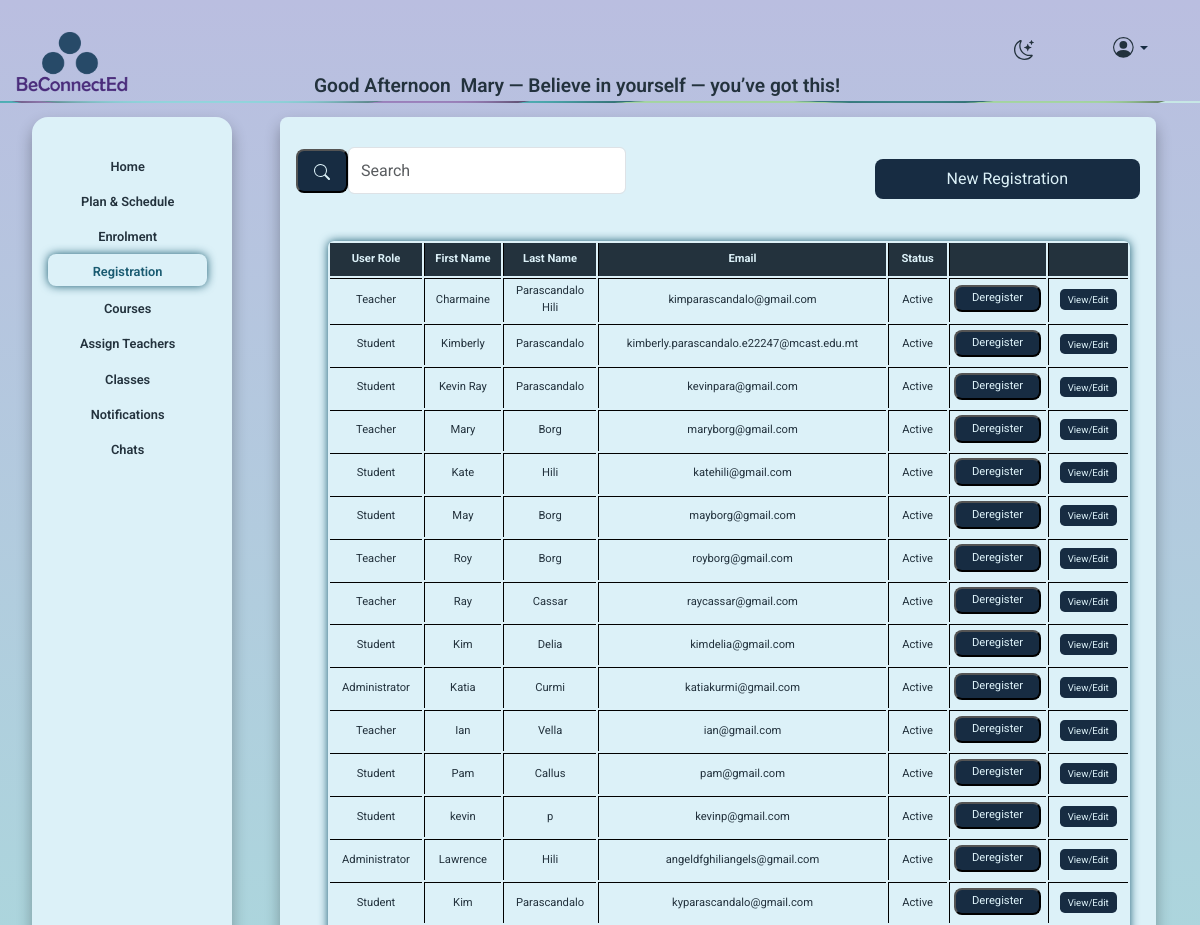
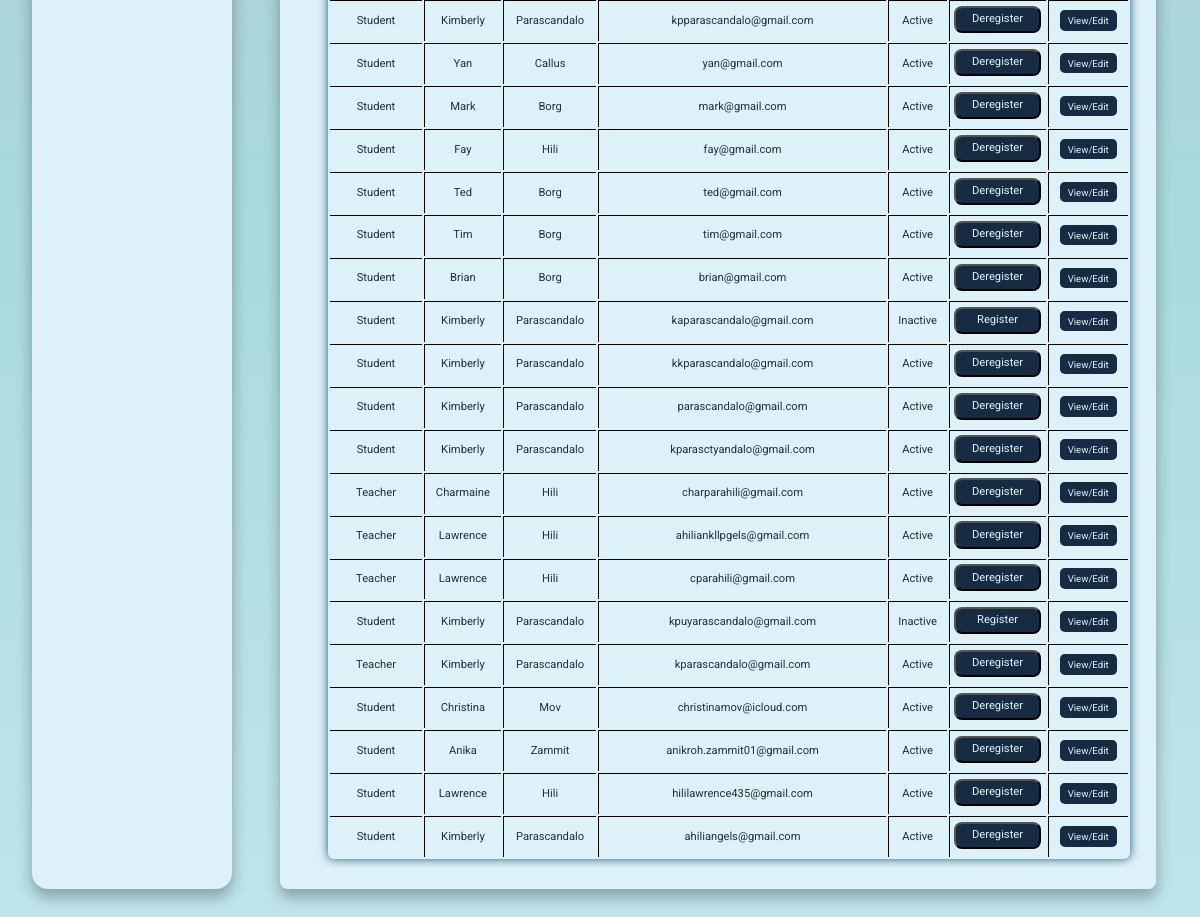
Page /registration_admin.php (signed in) on the committed database (2 pictures, top to bottom).
### tables this page shows
CREATE TABLE `users` (
  `user_id` int(11) NOT NULL,
  `email` varchar(255) DEFAULT NULL,
  `password_hash` varchar(255) DEFAULT NULL,
  `first_name` varchar(255) DEFAULT NULL,
  `last_name` varchar(255) DEFAULT NULL,
  `date_of_birth` date DEFAULT NULL,
  `is_active` tinyint(1) DEFAULT 1,
  `created_at` datetime DEFAULT current_timestamp(),
  `profile_photo` varchar(255) DEFAULT NULL,
  `role_id` int(11) DEFAULT NULL,
  `institute_id` int(11) DEFAULT NULL,
  `is_independent` tinyint(1) NOT NULL,
  `must_change_password` tinyint(1) DEFAULT 1
);

CREATE TABLE `role` (
  `role_id` int(11) NOT NULL,
  `role_name` varchar(255) DEFAULT NULL
);

### includes/functions.php (called while the page is built, shortened)
<?PHP
function getUsers($conn){
   $sql = "SELECT users.*, role.role_name
            FROM users
            JOIN role ON users.role_id = role.role_id";
$stmt = mysqli_stmt_init($conn);
if(!mysqli_stmt_prepare($stmt, $sql)) {
    exit();
}
mysqli_stmt_execute($stmt);
$result = mysqli_stmt_get_result($stmt);
return $result;
}

### registration_admin.php (the view, shortened to what this page needs)
<?php
include "includes/nav.php";
require_once 'includes/users.php'
?>
<div class="container-fluid">
  <div class="row">
      <div class="col-lg-2 col-md-3 p-0">
          <?php include 'includes/menuadmin.php'; ?>
      </div>
    <div class="col-1"></div>
  <div class="col-lg-9 col-md-8">
      <div class="row">
        <div class="col-12">
            <div class="form_bg">
            <div class="row align-items-center">
                <div class="col-lg-5 col-md-6 col-sm-12">
                    <form class="d-flex">
                        <button class="search_button btn-outline-success my-3" type="submit">
                            <svg xmlns="http://www.w3.org/2000/svg" width="16" height="16" fill="currentColor" class="bi bi-search" viewBox="0 0 16 16">
                                <path d="M11.742 10.344a6.5 6.5 0 1 0-1.397 1.398h-.001q.044.06.098.115l3.85 3.85a1 1 0 0 0 1.415-1.414l-3.85-3.85a1 1 0 0 0-.115-.1zM12 6.5a5.5 5.5 0 1 1-11 0 5.5 5.5 0 0 1 11 0"/>
                            </svg>
                        </button>
                         <input class="form-control me-2" type="search" placeholder="Search" aria-label="Search">
                    </form>
                </div>
                <div class="col-lg-4 col-md-4 col-sm-12 text-end">
                    <a href="new_registration_admin.php" class="button">New Registration</a>
                </div>
<div class="col-lg-12 col-md-12 col-sm-12">
<table class="table_admin"  >
  <tr>
    <th>User Role</th>
    <th>First Name</th>
    <th>Last Name</th>
    <th>Email</th>
    <th >Status</th>
     <th></th>
      <th class="columns1"></th>
  </tr>
  <?php
 $result = getUsers($conn);
while($row = mysqli_fetch_assoc($result)){
  echo '<tr>';
  echo '<td>' . $row['role_name'] . '</td>';
  echo '<td>' . $row['first_name'] . '</td>';
  echo '<td>' . $row['last_name'] . '</td>';
  echo '<td>' . $row['email'] . '</td>';
  echo '<td>' . ($row['is_active'] ? 'Active' : 'Inactive') . '</td>';
  echo '<td class="text-center">';
  if ($row['is_active']) {
      echo '<button type="button"  class="button4" data-bs-toggle="modal" data-bs-target="#confirmModal"
              data-user-id="' . $row['user_id'] . '" data-action="inactivate">
              Deregister
            </button>';
  } else {
      echo '<button type="button" class="button4" data-bs-toggle="modal" data-bs-target="#confirmModal"
              data-user-id="' . $row['user_id'] . '" data-action="activate">
              Register
            </button>';
  }
  echo '</td>';
  echo '<td class="text-center">
          <a href="edit-registration.php?user_id=' . $row['user_id'] . '" class="button_table">View/Edit</a>
        </td>';
  echo '</tr>';
}
  ?>
                    </table>
                </div>
            </div>
        </div>
    </div>
</div>
</div>
</div>

### css/style.css (style rules this page uses)
:root { --base-color: linear-gradient(to bottom, #babee0, #a9dadc, #ccebf3); --base-variant: #dcf1f8; --text-color: #23323d; --secondary-text: #1a5b71; --button-color: #172c42; --hover-button: #1a5b71; }
body { margin-top:2rem; padding: 0; min-height: 92vh; background: var(--base-color); background-attachment: fixed; font-family: Roboto, "Helvetica Neue", Helvetica, sans-serif; width: 100%; overflow: hidden; overflow-x: hidden; }
.form_bg { box-shadow:0 8px 15px 0 #0000004d; color: var(--secondary-text); border-radius: .5rem; background-color: var(--base-variant); width: 100%; margin-top: 1rem; margin-left: -2rem; min-height: 75vh; max-height: 75vh; padding: 1rem; text-align: center; overflow-y: auto; overflow-x: auto; display: flex; flex-direction: column; justify-content: top; }
.table_admin { color: var(--text-color); }
td { text-align: center; width: 1rem; }
.columns1 { width: 3.5rem; }
.form-control { width: 100% !important; margin: .9rem .9rem .9rem 0rem; }
.button { width: 100% !important; text-decoration: none; color: var( --base-variant); border-radius: .5rem; margin-top: 1rem; padding: .5rem 1rem .5rem 1rem; background-color:var(--button-color); }
button.button, a.button { width: 100%; text-decoration: none; color: var(--base-variant); border-radius: .5rem; margin-top: 1rem; padding: .5rem 1rem; background-color: var(--button-color); border: none; display: block; text-align: center; }
.button4 { width: 100% !important; text-decoration: none; color: var( --base-variant); border-radius: .5rem; margin-bottom: .2rem; padding: .2rem .5rem .2rem .5rem; background-color:var(--button-color); }
.search_button { text-decoration: none; color: var( --base-variant); border-radius: .5rem; margin-top: 1rem; padding: .5rem 1rem .5rem 1rem; background-color:var(--button-color); }
.button_table { font-size: .6rem; text-decoration: none; color: var( --base-variant); background-color:var(--button-color); border-radius: .3rem; padding: .3rem .5rem .3rem .5rem; align-content: center !important; width: 100vh !important; }
table { border-collapse:separate; border-radius:6px; margin: 2rem; box-shadow: 0 0 10px var(--secondary-text); padding: 0%; width: 95% !important; }
td, th { border-left:solid black 1px; border-top:solid black 1px; }
td { padding: .3rem; font-size: .7rem; }
th { background-color: var(--text-color); padding: .5rem; border-top: none; color: var(--base-variant); font-size: .7rem; }
td:first-child, th:first-child { border-left: none; }

### rows in the picture
users: role.role_name "Teacher", first_name "Charmaine", last_name "Parascandalo Hili", email "kimparascandalo@gmail.com", is_active "Active"
users: role.role_name "Student", first_name "Kimberly", last_name "Parascandalo", email "kimberly.parascandalo.e22247@mcast.edu.mt", is_active "Active"
users: role.role_name "Student", first_name "Kevin Ray", last_name "Parascandalo", email "kevinpara@gmail.com", is_active "Active"
users: role.role_name "Teacher", first_name "Mary", last_name "Borg", email "maryborg@gmail.com", is_active "Active"
users: role.role_name "Student", first_name "Kate", last_name "Hili", email "katehili@gmail.com", is_active "Active"
users: role.role_name "Student", first_name "May", last_name "Borg", email "mayborg@gmail.com", is_active "Active"
users: role.role_name "Teacher", first_name "Roy", last_name "Borg", email "royborg@gmail.com", is_active "Active"
users: role.role_name "Teacher", first_name "Ray", last_name "Cassar", email "raycassar@gmail.com", is_active "Active"
users: role.role_name "Student", first_name "Kim", last_name "Delia", email "kimdelia@gmail.com", is_active "Active"
users: role.role_name "Administrator", first_name "Katia", last_name "Curmi", email "katiakurmi@gmail.com", is_active "Active"
users: role.role_name "Teacher", first_name "Ian", last_name "Vella", email "ian@gmail.com", is_active "Active"
users: role.role_name "Student", first_name "Pam", last_name "Callus", email "pam@gmail.com", is_active "Active"
users: role.role_name "Student", first_name "kevin", last_name "p", email "kevinp@gmail.com", is_active "Active"
users: role.role_name "Administrator", first_name "Lawrence", last_name "Hili", email "angeldfghiliangels@gmail.com", is_active "Active"
users: role.role_name "Student", first_name "Kim", last_name "Parascandalo", email "kyparascandalo@gmail.com", is_active "Active"
users: role.role_name "Student", first_name "Kimberly", last_name "Parascandalo", email "kpparascandalo@gmail.com", is_active "Active"
users: role.role_name "Student", first_name "Yan", last_name "Callus", email "yan@gmail.com", is_active "Active"
users: role.role_name "Student", first_name "Mark", last_name "Borg", email "mark@gmail.com", is_active "Active"
users: role.role_name "Student", first_name "Fay", last_name "Hili", email "fay@gmail.com", is_active "Active"
users: role.role_name "Student", first_name "Ted", last_name "Borg", email "ted@gmail.com", is_active "Active"
users: role.role_name "Student", first_name "Tim", last_name "Borg", email "tim@gmail.com", is_active "Active"
users: role.role_name "Student", first_name "Brian", last_name "Borg", email "brian@gmail.com", is_active "Active"
users: role.role_name "Student", first_name "Kimberly", last_name "Parascandalo", email "kaparascandalo@gmail.com", is_active "Inactive"
users: role.role_name "Student", first_name "Kimberly", last_name "Parascandalo", email "kkparascandalo@gmail.com", is_active "Active"
users: role.role_name "Student", first_name "Kimberly", last_name "Parascandalo", email "parascandalo@gmail.com", is_active "Active"
users: role.role_name "Student", first_name "Kimberly", last_name "Parascandalo", email "kparasctyandalo@gmail.com", is_active "Active"
users: role.role_name "Teacher", first_name "Charmaine", last_name "Hili", email "charparahili@gmail.com", is_active "Active"
users: role.role_name "Teacher", first_name "Lawrence", last_name "Hili", email "ahiliankllpgels@gmail.com", is_active "Active"
users: role.role_name "Teacher", first_name "Lawrence", last_name "Hili", email "cparahili@gmail.com", is_active "Active"
users: role.role_name "Student", first_name "Kimberly", last_name "Parascandalo", email "kpuyarascandalo@gmail.com", is_active "Inactive"
users: role.role_name "Teacher", first_name "Kimberly", last_name "Parascandalo", email "kparascandalo@gmail.com", is_active "Active"
users: role.role_name "Student", first_name "Christina", last_name "Mov", email "christinamov@icloud.com", is_active "Active"
users: role.role_name "Student", first_name "Anika", last_name "Zammit", email "anikroh.zammit01@gmail.com", is_active "Active"
users: role.role_name "Student", first_name "Lawrence", last_name "Hili", email "hililawrence435@gmail.com", is_active "Active"
users: role.role_name "Student", first_name "Kimberly", last_name "Parascandalo", email "ahiliangels@gmail.com", is_active "Active"

### other values in the picture
$first . ' ' . $last "Mary"
